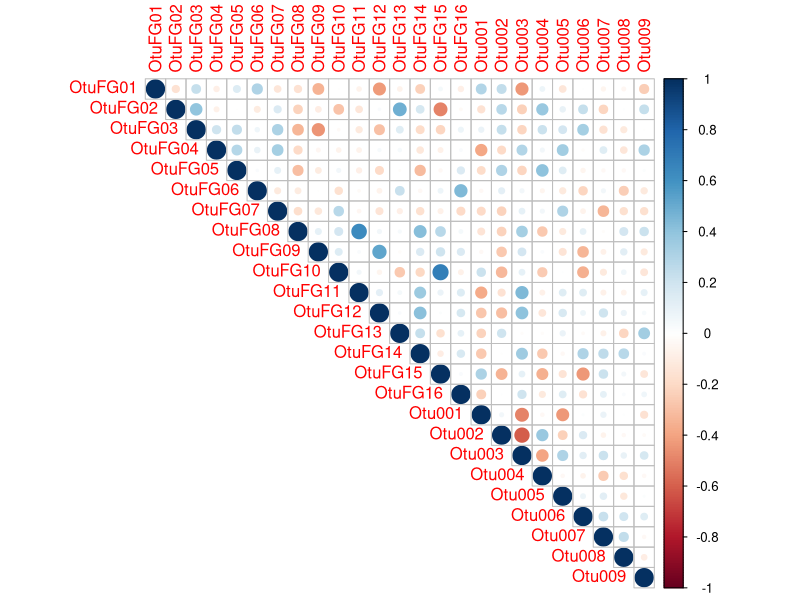

The R source for this figure:
library(readxl)
library(psych)
library(corrplot)

corrdata <- read_excel(path="raw_data_fungi/combined_fungi_plants.xlsx", 
                       col_types=c(Group = "text", OtuFG01 = "numeric", OtuFG02 = "numeric", OtuFG03 = "numeric", OtuFG04 = "numeric",
                                   OtuFG05 = "numeric", OtuFG06 = "numeric", OtuFG07 = "numeric", OtuFG08 = "numeric", OtuFG09 = "numeric",
                                   OtuFG10 = "numeric", OtuFG11 = "numeric", OtuFG12 = "numeric", OtuFG13 = "numeric", OtuFG14 = "numeric",
                                   OtuFG15 = "numeric", OtuFG16 = "numeric", Otu001 = "numeric", Otu002 = "numeric", Otu003 = "numeric",
                                   Otu004 = "numeric", Otu005 = "numeric", Otu006 = "numeric", Otu007 = "numeric", Otu008 = "numeric", 
                                   Otu009 = "numeric"))
                                   
corrresults <- cor(corrdata[,unlist(lapply(corrdata, is.numeric))], method = "spearman", use = "pairwise.complete.obs")
test <- corr.test(corrdata[2:26], method = "spearman")
corrplot(corrresults, type="upper")
p_values <- test[["p"]]